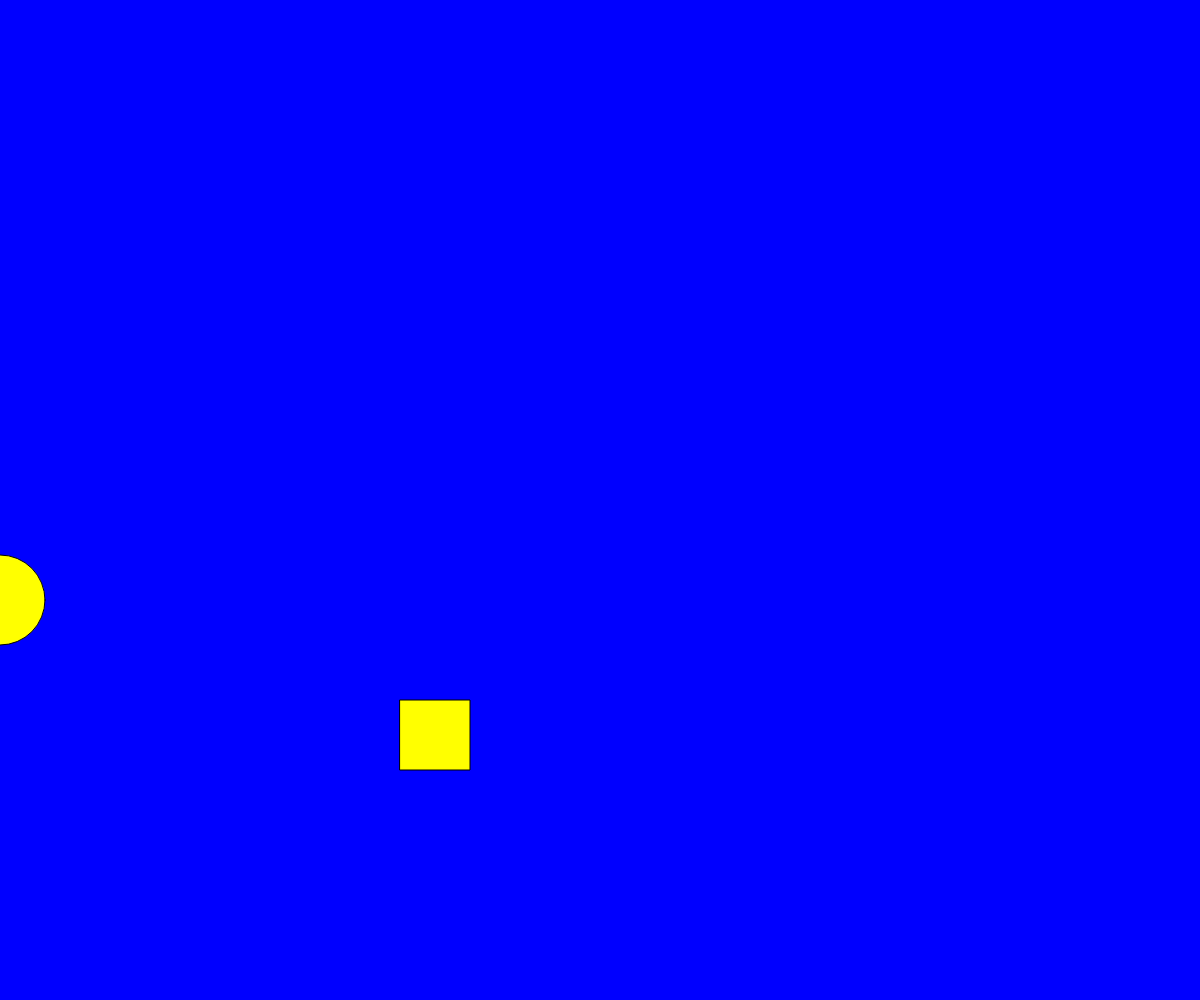
Frame 1 (no input)
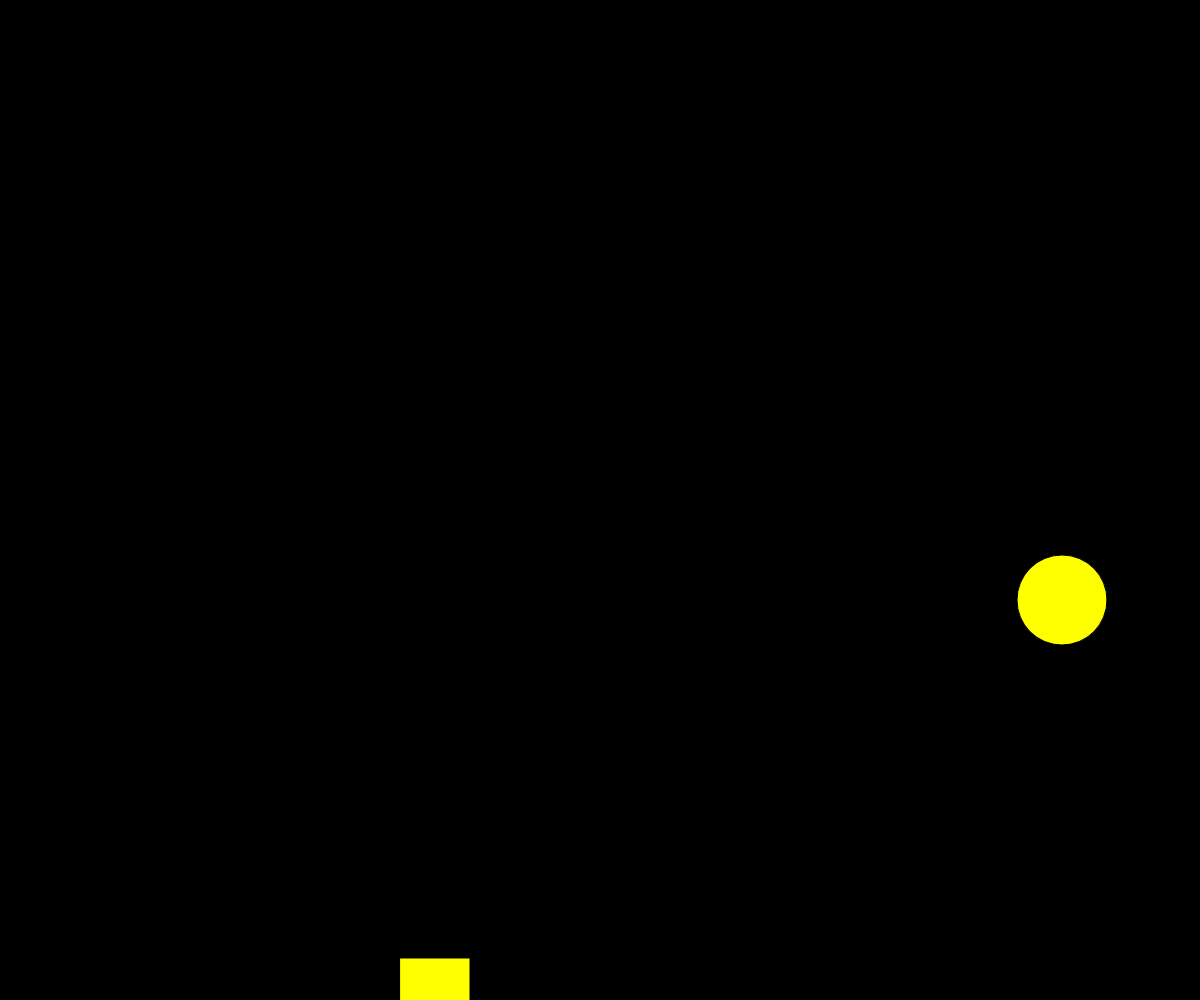
Frame 60 (no input)
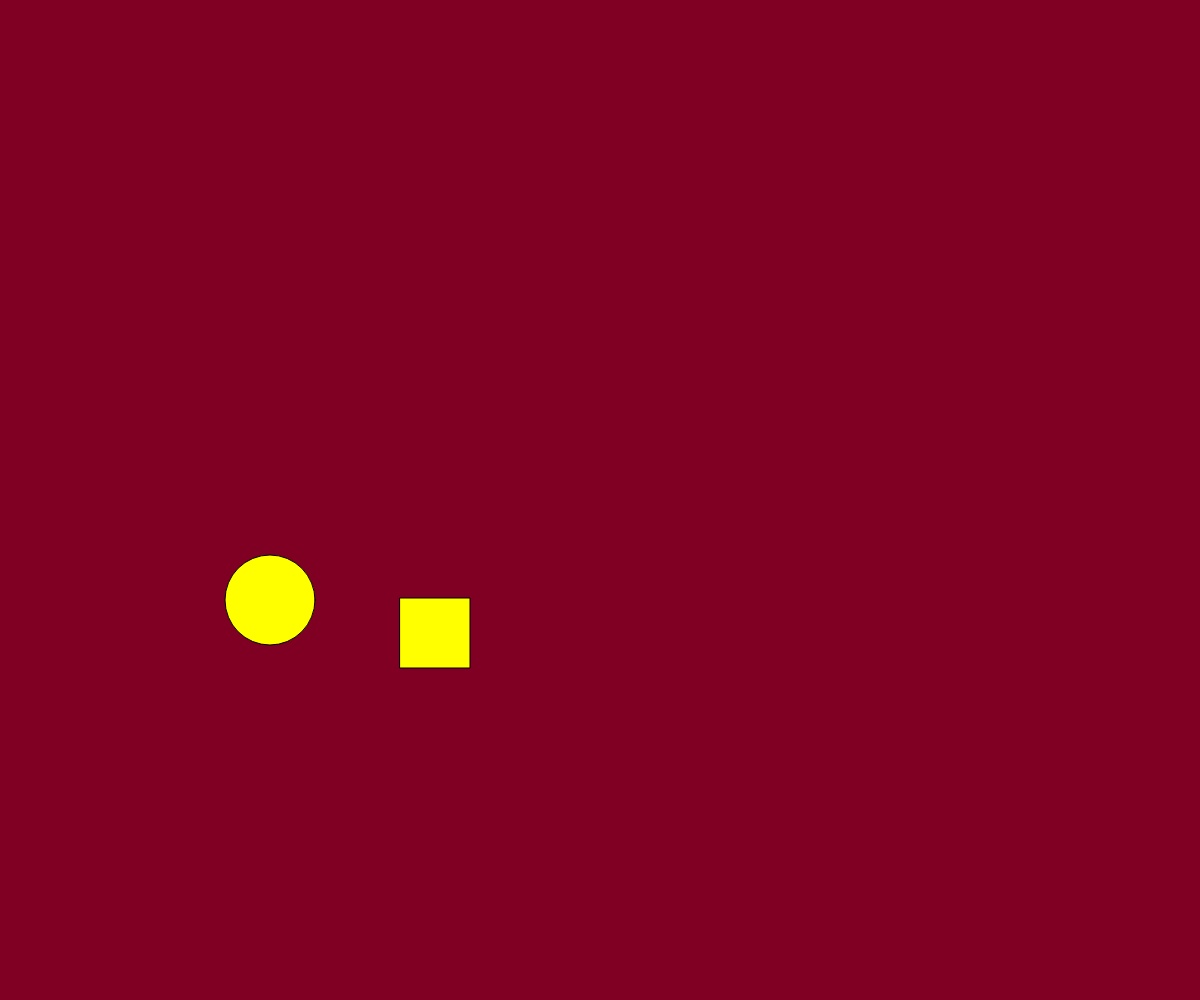
Frame 120 (the mouse pressed at the canvas centre since frame 60)

The p5.js sketch that drew these frames (run headless with seeded random() and noise() and a simulated clock; from frame 60 on, the mouse is pressed at the canvas centre):

// p5.js sketch
// ── sketch.js
var A = 600;
var B = 700;
var C = 0;
var D = 0;
var E = 255;
var bounce1 = 18;
var bounce2 = 6;


function setup() {

    createCanvas( windowWidth, windowHeight );
    frameRate(24);


  }

function draw() {

     background( D, 0, E );

     D = map(mouseX, 0, windowWidth, 0 , 256); // change colors map1
     E = map(mouseY, windowHeight, 0, 70, 0); // change colors map2



     fill( 'yellow' );
     rect(400, B, 70, 70); // box up

     if ( B > height ) {
     bounce2 = -6;
     }

     B = B + bounce2;

     fill( 'yellow' );
     ellipse(C, 600, 90, 90); // box right

     if ( C > width ) {
     bounce1 = -18;
     }

     C = C + bounce1;
}
